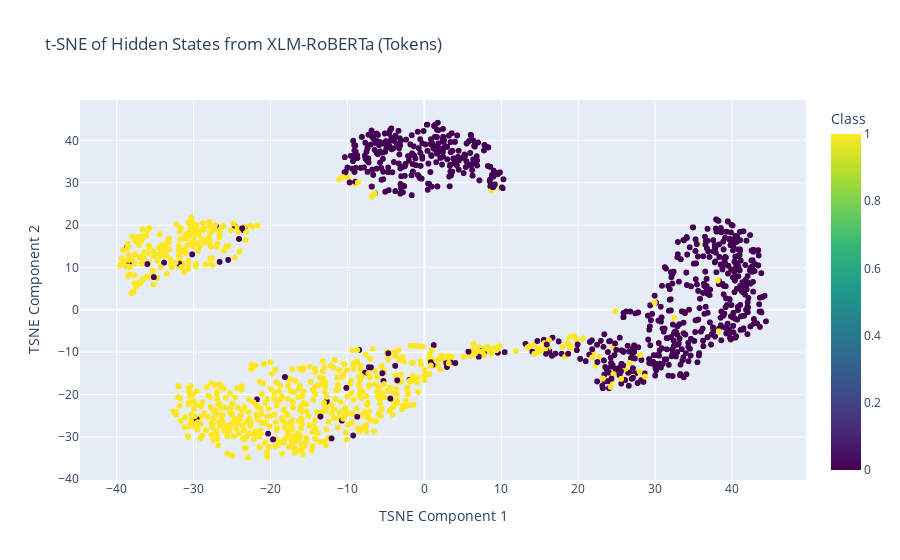

The cell this chart's notebook holds for it:
### Code cell
from transformers import AutoTokenizer, AutoModelForSequenceClassification
from datasets import load_dataset
from sklearn.manifold import TSNE
import torch
import numpy as np
import pandas as pd
import plotly.express as px
from torch.utils.data import DataLoader
from sklearn.preprocessing import LabelEncoder

# Load the fine-tuned model and tokenizer
tokenizer = AutoTokenizer.from_pretrained('./finetuned_xlm_roberta')
model_classifier = AutoModelForSequenceClassification.from_pretrained('./finetuned_xlm_roberta')

# Load the validation dataset
dataset = load_dataset('csv', data_files={'val': 'val_data.csv'})

label_encoder = LabelEncoder()
label_encoder.fit(['iindaba', 'ezemidlalo'])  # Adjust these labels if needed

# Encode the labels correctly
def encode_labels(examples):
    examples['labels'] = label_encoder.transform(examples['label'])  # Ensure 'label' is transformed into numeric form
    return examples

# Apply encoding to the dataset
dataset = dataset.map(encode_labels, batched=True)

# Tokenize the input dataset
def tokenize_classification(examples):
    return tokenizer(
        examples['headlines'],
        padding="max_length",
        truncation=True,
        max_length=512,
        return_tensors='pt'  # Return PyTorch tensors
    )

# Apply tokenization to the validation set
tokenized_dataset = dataset['val'].map(tokenize_classification, batched=True)

# Convert to PyTorch tensors
tokenized_dataset.set_format(type='torch', columns=['input_ids', 'attention_mask', 'labels'])

# Define a DataLoader for batching
batch_size = 16  # Adjust this based on your memory capacity
dataloader = DataLoader(tokenized_dataset, batch_size=batch_size)

# Move model to GPU if available
device = torch.device('cuda' if torch.cuda.is_available() else 'cpu')
model_classifier.to(device)

# Function to extract hidden states from the model
def extract_hidden_states(model, dataloader):
    model.eval()  # Set the model in evaluation mode
    hidden_states = []
    tokens = []  # Store the tokens (subwords)
    with torch.no_grad():
        for batch in dataloader:
            input_ids = batch['input_ids'].to(device)
            attention_mask = batch['attention_mask'].to(device)
            
            # Get the model's output with hidden states
            outputs = model(input_ids, attention_mask=attention_mask, output_hidden_states=True)
            
            # Extract the last hidden layer
            last_hidden_state = outputs.hidden_states[-1]
            
            # Mean pooling across the sequence length (dim=1)
            pooled_hidden_state = last_hidden_state.mean(dim=1)
            
            hidden_states.append(pooled_hidden_state.cpu().numpy())
            
            # Extract tokens for each input
            for batch_input_ids in input_ids:
                tokens.append([tokenizer.decode(token_id) for token_id in batch_input_ids if token_id not in tokenizer.all_special_ids])

    return np.vstack(hidden_states), tokens  # Return hidden states and tokens

# Extract hidden states and tokens for the validation set
hidden_states, tokens = extract_hidden_states(model_classifier, dataloader)

# Apply t-SNE to reduce dimensionality to 2 components
tsne = TSNE(n_components=2, random_state=42, perplexity=30, n_iter=1000)  # Adjust perplexity and n_iter if needed
tsne_result = tsne.fit_transform(hidden_states)

# Extract true labels from the validation dataset (make sure labels are numeric)
true_labels_tensor = torch.tensor(tokenized_dataset['labels'])
true_labels = true_labels_tensor.numpy()

# Prepare the token data for the plot
# Flatten the list of tokens so that each token corresponds to a t-SNE point
flat_tokens = [token for token_list in tokens for token in token_list]
flat_tsne_result = np.repeat(tsne_result, [len(token_list) for token_list in tokens], axis=0)
flat_labels = np.repeat(true_labels, [len(token_list) for token_list in tokens])

# Create a DataFrame with t-SNE results and token information
df_tsne = pd.DataFrame(flat_tsne_result, columns=['TSNE Component 1', 'TSNE Component 2'])
df_tsne['Label'] = flat_labels
df_tsne['Token'] = flat_tokens

# Create an interactive t-SNE plot using Plotly
fig = px.scatter(df_tsne, x='TSNE Component 1', y='TSNE Component 2',
                 color='Label',
                 hover_name='Token',  # Show token as hover information
                 title="t-SNE of Hidden States from XLM-RoBERTa (Tokens)",
                 labels={'Label': 'Class'},
                 color_continuous_scale='Viridis')

# Show the figure
fig.show()

### Figure 1 — Plotly figure (JSON) as saved in the notebook; plotly's stock layout.template omitted (floating-point values rounded to 4 significant figures; data arrays with more than 128 entries replaced by an {"elided": "..."} marker saying what was removed)
{"data": [{"hovertemplate": "<b>%{hovertext}</b><br><br>TSNE Component 1=%{x}<br>TSNE Component 2=%{y}<br>Class=%{marker.color}<extra></extra>", "hovertext": {"elided": "23872 str values"}, "legendgroup": "", "marker": {"color": {"elided": "23872 int values"}, "coloraxis": "coloraxis", "symbol": "circle"}, "mode": "markers", "name": "", "showlegend": false, "type": "scattergl", "x": {"elided": "23872 float values"}, "xaxis": "x", "y": {"elided": "23872 float values"}, "yaxis": "y"}], "layout": {"coloraxis": {"colorbar": {"title": {"text": "Class"}}, "colorscale": [[0, "#440154"], [0.1111, "#482878"], [0.2222, "#3e4989"], [0.3333, "#31688e"], [0.4444, "#26828e"], [0.5556, "#1f9e89"], [0.6667, "#35b779"], [0.7778, "#6ece58"], [0.8889, "#b5de2b"], [1, "#fde725"]]}, "legend": {"tracegroupgap": 0}, "title": {"text": "t-SNE of Hidden States from XLM-RoBERTa (Tokens)"}, "xaxis": {"anchor": "y", "domain": [0, 1], "title": {"text": "TSNE Component 1"}}, "yaxis": {"anchor": "x", "domain": [0, 1], "title": {"text": "TSNE Component 2"}}}}
